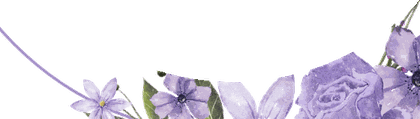
#> input picture assets/botanical-garland.png, 420 x 119 px, given in place of 1.png, which was not available
$ python prepare-logo.py
#> lines starting #> are read from the running program, lines starting #| are printed output that depends on the picture; pictures that were not available may be replaced by others from this repository, and a replacement may not be noted
#!/usr/bin/env python3
"""Derive publishable logo assets from the source artwork.

Run once. The outputs are committed; this script exists so the process is
repeatable if the source artwork changes.
"""
from PIL import Image, ImageFilter

# The catalogue's own cover page. Byte-for-byte this is the same artwork as
# the earlier monarca-logo.png.png export (mean pixel difference 0.2/255), but
# it is the file the client treats as canonical, so the pipeline follows it.
SOURCE_WREATH = "/mnt/c/Users/santa/Downloads/1.png"
SOURCE_MARK = "/mnt/c/Users/santa/Downloads/11.png"
SOURCE_BUTTERFLY = "/mnt/c/Users/santa/Downloads/mariposaM.png"


def remove_light_background(image, threshold=238, denoise=0):
    """Make near-white pixels transparent, feathering by how light they are.

    `denoise` runs a median filter over a throwaway copy of the image and uses
    that copy only to decide each pixel's alpha (the visible RGB is untouched).
    The wreath source has a flat, solid-colour background, so denoise=0 (the
    default) is a no-op there. The contact-page source that the wordmark is
    cropped from has a textured paper background: individual grain specks dip
    as low as ~125 in lightness, well past any threshold that still keeps thin
    ink strokes, so plain thresholding leaves the crop peppered with opaque
    speckles. A median filter erases isolated few-pixel specks while leaving
    the much thicker text/butterfly strokes intact, so it cleans up the alpha
    mask without softening the artwork itself.
    """
    image = image.convert("RGBA")
    reference = image.filter(ImageFilter.MedianFilter(size=denoise)) if denoise else image
    pixels = image.load()
    ref_pixels = reference.load()
    width, height = image.size
    for y in range(height):
        for x in range(width):
            r, g, b, a = pixels[x, y]
            rr, rg, rb, _ = ref_pixels[x, y]
            lightest = max(rr, rg, rb)
            if min(rr, rg, rb) >= threshold:
                pixels[x, y] = (r, g, b, 0)
            elif lightest >= threshold:
                # partial transparency at the edges keeps the artwork from looking cut out
                pixels[x, y] = (r, g, b, int(a * (255 - lightest) / (255 - threshold)))
    return image


def butterfly_favicon(mark, size=256, padding=0.24):
    """Crop the butterfly out of the wordmark and return it as a square icon.

    The wordmark is roughly 2.4:1, so using it as a favicon squashes it into an
    illegible smear at 16 px. The butterfly is the one element of this identity
    that survives that size: a compact, high-contrast, strongly coloured shape.

    Its bounding box is found by hue rather than by fixed coordinates, so the
    crop still lands correctly if the wordmark artwork is ever re-cut.
    """
    pixels = mark.convert("RGBA").load()
    width, height = mark.size
    left, top, right, bottom = width, height, 0, 0
    for y in range(height):
        for x in range(width):
            r, g, b, a = pixels[x, y]
            # The butterfly is the only orange in the mark; the script is black.
            if a > 40 and r > 120 and r - b > 45 and g < r:
                left, top = min(left, x), min(top, y)
                right, bottom = max(right, x), max(bottom, y)
    if right <= left or bottom <= top:
        raise SystemExit("No orange butterfly found in the wordmark — check the crop.")

    # Square it around the butterfly's centre so nothing is distorted.
    #
    # `padding` has to be generous: the bounding box above is measured from
    # ORANGE pixels only, and the butterfly's black outline and white wing
    # spots sit outside that. Measured at 0.10 the wing tips were still being
    # clipped by the top edge. Lifting the centre instead was tried and
    # rejected — it traded the clip for a worse one.
    side = int(max(right - left, bottom - top) * (1 + 2 * padding))
    cx, cy = (left + right) // 2, (top + bottom) // 2
    box = (cx - side // 2, cy - side // 2, cx + side // 2, cy + side // 2)

    icon = Image.new("RGBA", (side, side), (0, 0, 0, 0))
    icon.paste(mark.crop(box), (0, 0))
    return keep_near_orange(icon).resize((size, size), Image.LANCZOS)


def keep_near_orange(icon, reach=14):
    """Erase everything that isn't the butterfly.

    The wordmark's baseline sweeps diagonally through the square crop, so the
    icon would otherwise carry two stray fragments of script stroke entering at
    the edges. A connected-component fill can't separate them — the final "a"
    runs into the butterfly's wing — but proximity to colour can: every black
    pixel belonging to the butterfly is an outline lying within a few pixels of
    its orange, while the script's stroke is orange-free for its whole length.

    So: dilate the orange mask by `reach` pixels and keep only what falls
    inside it.
    """
    pixels = icon.load()
    width, height = icon.size

    orange = Image.new("L", icon.size, 0)
    orange_pixels = orange.load()
    for y in range(height):
        for x in range(width):
            r, g, b, a = pixels[x, y]
            if a > 40 and r > 120 and r - b > 45 and g < r:
                orange_pixels[x, y] = 255

    # MaxFilter grows the mask; an odd window of 2*reach+1 grows it by `reach`.
    grown = orange.filter(ImageFilter.MaxFilter(size=2 * reach + 1)).load()
    for y in range(height):
        for x in range(width):
            if not grown[x, y]:
                r, g, b, _ = pixels[x, y]
                pixels[x, y] = (r, g, b, 0)
    return icon


def clear_centre(wreath, radius=0.315):
    """Empty the middle of the wreath so it becomes a frame, not a poster.

    The source artwork has "BIENVENIDA", the "Monarca" script, the tagline and
    "PRODUCTOS ARTESANALES" baked into the ring's centre. Left in, the hero
    would show all of that twice — once as pixels, once as the real HTML
    heading laid over it — and baked-in text cannot reflow, so on a 360 px
    phone the tagline would be unreadable.

    Erasing a disc clears every one of those elements while staying well inside
    the thin lavender circle (which sits at roughly 0.41 of the width) and
    nowhere near the flowers.
    """
    wreath = wreath.convert("RGBA")
    pixels = wreath.load()
    width, height = wreath.size
    cx, cy = width / 2, height / 2
    limit = (radius * width) ** 2
    for y in range(height):
        dy2 = (y - cy) ** 2
        for x in range(width):
            if (x - cx) ** 2 + dy2 <= limit:
                r, g, b, _ = pixels[x, y]
                pixels[x, y] = (r, g, b, 0)
    return wreath


def compress(image, colors=200):
    """Shrink the palette. These are watercolour and line art, not photographs,
    so 200 colours is visually indistinguishable while cutting roughly 77% of
    the bytes — which matters for customers browsing on mobile data."""
    return image.quantize(colors=colors, method=Image.FASTOCTREE)


def cut_out_from_white(image, threshold=238):
    """Make the white BACKGROUND transparent while keeping white details.

    The monarch's wings carry white spots. Thresholding on "is this pixel
    white?" would punch holes straight through them. What actually separates
    background from artwork is connectivity: the background is the white region
    touching the image border, and the wing spots are white regions enclosed by
    the black outline. So flood-fill inward from the edges and clear only what
    the fill reaches.
    """
    from collections import deque

    image = image.convert("RGBA")
    width, height = image.size
    pixels = image.load()

    def is_pale(x, y):
        r, g, b, a = pixels[x, y]
        return a > 0 and min(r, g, b) >= threshold

    seen = bytearray(width * height)
    queue = deque()
    for x in range(width):
        for y in (0, height - 1):
            if is_pale(x, y) and not seen[y * width + x]:
                seen[y * width + x] = 1
                queue.append((x, y))
    for y in range(height):
        for x in (0, width - 1):
            if is_pale(x, y) and not seen[y * width + x]:
                seen[y * width + x] = 1
                queue.append((x, y))

    while queue:
        x, y = queue.popleft()
        pixels[x, y] = pixels[x, y][:3] + (0,)
        for nx, ny in ((x + 1, y), (x - 1, y), (x, y + 1), (x, y - 1)):
            if 0 <= nx < width and 0 <= ny < height and not seen[ny * width + nx]:
                if is_pale(nx, ny):
                    seen[ny * width + nx] = 1
                    queue.append((nx, ny))
    return image


def botanicals(wreath):
    """Cut individual flowers out of the wreath for use around the site.

    The brand's only artwork is the wreath, and using it whole in exactly one
    place left every other section looking like a generic template. These crops
    give the rest of the page the same watercolour vocabulary — a corner rose, a
    slender sprig for a section edge, a garland to close a band — without
    inventing decoration that isn't the client's own.

    Boxes were chosen by mapping where the wreath actually carries ink, then
    trimmed to their content so each file is exactly its flower and nothing else.
    """
    regions = {
        "rose-corner": (200, 30, 590, 230),
        "sprig-tall": (30, 180, 310, 500),
        "sprig-slim": (730, 380, 910, 750),
        "garland": (230, 690, 790, 930),
    }
    for name, box in regions.items():
        crop = wreath.crop(box)
        crop = crop.crop(crop.getbbox())      # drop the surrounding emptiness
        crop.thumbnail((420, 420), Image.LANCZOS)
        compress(crop).save(f"assets/botanical-{name}.png", optimize=True)
        print(f"wrote assets/botanical-{name}.png", crop.size)


def main():
    full = remove_light_background(Image.open(SOURCE_WREATH))
#> in remove_light_background, image is the input picture: PIL image 420x119 RGBA; mean R, G, B, A 60.5, 56.1, 67.2, 77

    # The hero uses the artwork exactly as the client drew it — wreath, script
    # and tagline together. An earlier version emptied the centre so the
    # heading could be real HTML text, but the lettering is part of the brand's
    # identity and she asked for it back. The page still carries a real <h1>,
    # visually hidden, so screen readers and search engines are not left with
    # an image and nothing else.
    hero = full.copy()
    hero.thumbnail((960, 960), Image.LANCZOS)
    compress(hero).save("assets/wreath-monarca.png", optimize=True)
#> in compress, `return image.quantize(colors=colors, method=Image.FASTOCTREE)`:
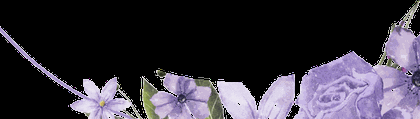
#> returned value: PIL image 420x119 P; mean R, G, B 56.8, 52.5, 63.3
    print("wrote assets/wreath-monarca.png", hero.size)
#| wrote assets/wreath-monarca.png (420, 119)

    # The flowers are still cut from a centre-cleared copy: cropping them from
    # the lettered version would drag fragments of type into the bouquets.
    botanicals(clear_centre(full))
#> in botanicals, `regions = { "rose-corner": (200, 30, 590, 230), "sprig-tall": (30, 180..`: regions = {'rose-corner': (200, 30, 590, 230), 'sprig-tall': (30, 180, 310, 500), 'sprig-slim': (730, 380, 910, 750), 'garland': (230, 690, 790, 930)}
#> the loop in botanicals, `for name, box in regions.items():` made 4 passes
#| wrote assets/botanical-rose-corner.png (91, 89)
#| wrote assets/botanical-sprig-tall.png (280, 320)
#| wrote assets/botanical-sprig-slim.png (180, 370)
#| wrote assets/botanical-garland.png (420, 180)
#> pass 1, in botanicals, `crop = wreath.crop(box)`:
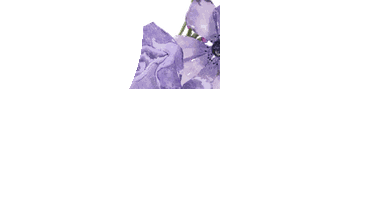
#> crop: PIL image 390x200 RGBA; mean R, G, B, A 26.2, 24, 29.6, 18.8; transparent parts drawn white
#> pass 1, in botanicals, `crop = crop.crop(crop.getbbox())`:
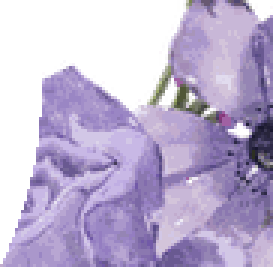
#> crop: PIL image 91x89 RGBA (shown 3 times larger); mean R, G, B, A 134.4, 121, 156.5, 180.9; transparent parts drawn white
#> pass 1, in botanicals, `compress(crop).save(f"assets/botanical-{name}.png", optimize=True)`:
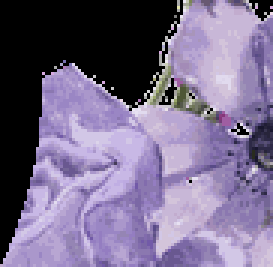
#> saved as botanical-rose-corner.png: PIL image 91x89 P (shown 3 times larger); mean R, G, B 119.7, 107.6, 139.2
#> after the loop in botanicals, `for name, box in regions.items():`: crop: PIL image 420x180 RGBA; every value is 0

    # The client's own standalone monarch, for use at any size across the site.
    butterfly = cut_out_from_white(Image.open(SOURCE_BUTTERFLY))
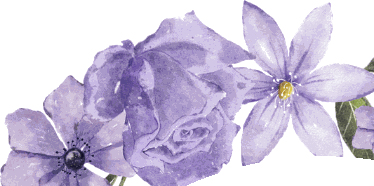
#> input picture assets/botanical-rose-corner.png, 374 x 186 px, given in place of mariposaM.png, which was not available
#> in cut_out_from_white, image is the input picture: PIL image 374x186 RGBA; mean R, G, B, A 203.7, 193.5, 220.9, 161.4
#> the loop in cut_out_from_white, `for x in range(width):` made 374 passes
    butterfly = butterfly.crop(butterfly.getbbox())
    butterfly.thumbnail((600, 600), Image.LANCZOS)
    compress(butterfly).save("assets/butterfly.png", optimize=True)
    print("wrote assets/butterfly.png", butterfly.size)
#| wrote assets/butterfly.png (374, 186)

    # The wordmark occupies roughly the middle band of the contact page.
    page = Image.open(SOURCE_MARK)
    width, height = page.size
    box = (int(width * 0.24), int(height * 0.23), int(width * 0.87), int(height * 0.49))
    # threshold=232 matches the measured ~238 mean lightness of this page's
    # textured paper background; denoise=9 mops up the grain (see docstring).
    mark = remove_light_background(page.crop(box), threshold=232, denoise=9)
#> call 2 of remove_light_background, with threshold = 232, denoise = 9
#> in remove_light_background (call 2), `reference = image.filter(ImageFilter.MedianFilter(size=denoise)) if de..`:
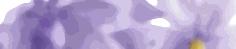
#> reference: PIL image 236x49 RGBA; mean R, G, B, A 179.3, 164.2, 205.7, 243.9; transparent parts drawn white
    mark.thumbnail((600, 600), Image.LANCZOS)
    icon = butterfly_favicon(mark)          # derived before the palette is cut
#> in butterfly_favicon, `icon = Image.new("RGBA", (side, side), (0, 0, 0, 0))`: icon: PIL image 20x20 RGBA; every value is 0
#> in keep_near_orange, `orange = Image.new("L", icon.size, 0)`: orange: PIL image 20x20 L; every value is 0
    compress(mark).save("assets/logo-monarca.png", optimize=True)
    print("wrote assets/logo-monarca.png", mark.size)
#| wrote assets/logo-monarca.png (236, 49)

    compress(icon).save("assets/favicon-monarca.png", optimize=True)
#> in compress (call 8), `return image.quantize(colors=colors, method=Image.FASTOCTREE)`:
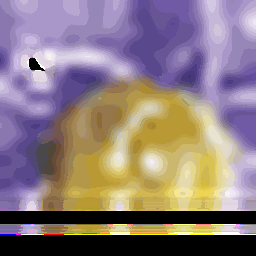
#> returned value: PIL image 256x256 P; mean R, G, B 140.6, 123.9, 126.6
    print("wrote assets/favicon-monarca.png", icon.size)
#| wrote assets/favicon-monarca.png (256, 256)


if __name__ == "__main__":
    main()
